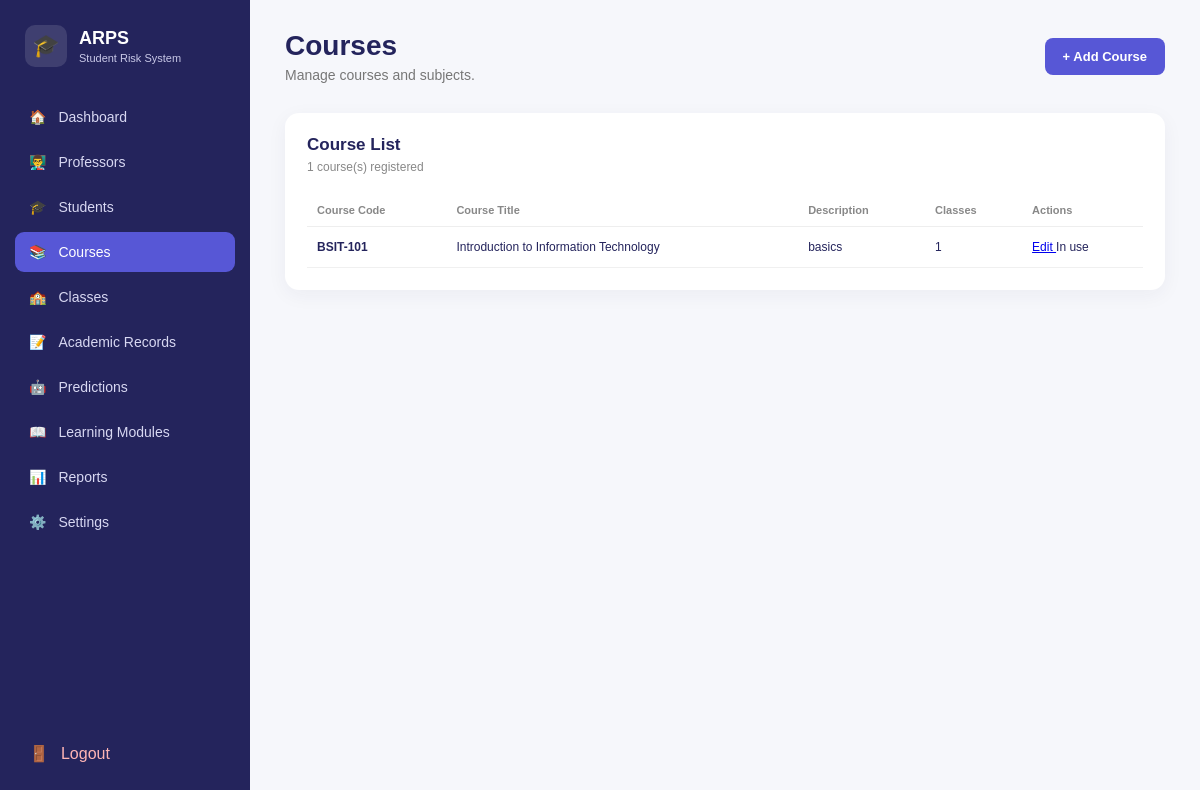
The page /courses (signed in) on the database its author committed.
### tables this page shows
CREATE TABLE courses (
            course_id INTEGER PRIMARY KEY AUTOINCREMENT,
            course_code TEXT UNIQUE NOT NULL,
            course_title TEXT NOT NULL,
            description TEXT
        );

### app.py (the view)
@app.route("/courses")
def courses():
    if "user_id" not in session:
        return redirect(url_for("login"))
    if session["role"] != "admin":
        return redirect(url_for("dashboard"))
    connection = get_db_connection()
    try:
        cursor = connection.cursor()
        cursor.execute("""
            SELECT
                c.course_id,
                c.course_code,
                c.course_title,
                c.description,
                COUNT(DISTINCT cl.class_id) AS class_count
            FROM courses c
            LEFT JOIN classes cl
                ON c.course_id = cl.course_id
            GROUP BY
                c.course_id,
                c.course_code,
                c.course_title,
                c.description
            ORDER BY c.course_code
        """)
        courses_list = cursor.fetchall()
    finally:
        connection.close()
    return render_template(
        "courses.html",
        courses=courses_list
    )

### database.py (called while the page is built)
def get_db_connection():
    connection = sqlite3.connect(DATABASE)
    connection.row_factory = sqlite3.Row
    connection.execute("PRAGMA foreign_keys = ON")
    return connection

### templates/courses.html (shortened to what this page needs)
<!DOCTYPE html>
<html lang="en">
<head>
    <link rel="stylesheet"
          href="{{ url_for('static', filename='css/style.css') }}">
</head>
<body class="dashboard-page">
<div class="dashboard-layout">
    <aside class="sidebar">
        <div class="brand">
            <div class="brand-icon">🎓</div>
            <div>
                <strong>ARPS</strong>
                <small>Student Risk System</small>
            </div>
        </div>
        <nav class="sidebar-nav">
            <a href="{{ url_for('dashboard') }}"
               class="nav-item">
                🏠
                <span>Dashboard</span>
            </a>
            <a href="{{ url_for('professors') }}"
               class="nav-item">
                👨‍🏫
                <span>Professors</span>
            </a>
            <a href="{{ url_for('students') }}" class="nav-item">
    🎓
    <span>Students</span>
</a>
            <a href="{{ url_for('courses') }}"
               class="nav-item active">
                📚
                <span>Courses</span>
            </a>
<a href="{{ url_for('classes') }}" class="nav-item">
    🏫
    <span>Classes</span>
</a>
            <a href="{{ url_for('academic_records') }}"
   class="nav-item">
    📝
    <span>Academic Records</span>
</a>
            <a href="{{ url_for('predictions') }}"
   class="nav-item">
    🤖
    <span>Predictions</span>
</a>
            <a href="#"
               class="nav-item">
                📖
                <span>Learning Modules</span>
            </a>
            <a href="#"
               class="nav-item">
                📊
                <span>Reports</span>
            </a>
            <a href="#"
               class="nav-item">
                ⚙️
                <span>Settings</span>
            </a>
        </nav>
        <a href="{{ url_for('logout') }}"
           class="logout-button">
            🚪
            <span>Logout</span>
        </a>
    </aside>
    <main class="main-content">
        <header class="topbar">
            <div>
                <h1>Courses</h1>
                <p>
                    Manage courses and subjects.
                </p>
            </div>
            <a href="{{ url_for('add_course') }}"
               class="primary-button">
                + Add Course
            </a>
        </header>
        <section class="dashboard-card">
            <div class="card-header">
                <div>
                    <h2>Course List</h2>
                    <p>
                        {{ courses|length }}
                        course(s) registered
                    </p>
                </div>
            </div>
            {% if courses %}
            <div class="table-container">
                <table class="data-table">
                    <thead>
                        <tr>
                            <th>
                                Course Code
                            </th>
                            <th>
                                Course Title
                            </th>
                            <th>
                                Description
                            </th>
                            <th>
                                Classes
                            </th>
                            <th>
                                Actions
                            </th>
                        </tr>
                    </thead>
                    <tbody>
                    {% for course in courses %}
                        <tr>
                            <td>
                                <strong>
                                    {{ course["course_code"] }}
                                </strong>
                            </td>
                            <td>
                                {{ course["course_title"] }}
                            </td>
                            <td>
                                {{ course["description"] or "—" }}
                            </td>
                            <td>
                                {{ course["class_count"] }}
                            </td>
                            <td>
                                <a
                                    href="{{ url_for(
                                        'edit_course',
                                        course_id=course['course_id']
                                    ) }}"
                                    class="small-button"
                                >
                                    Edit
                                </a>
                                {% if course["class_count"] == 0 %}
                                <form
                                    method="POST"
                                    action="{{ url_for(
                                        'delete_course',
                                        course_id=course['course_id']
                                    ) }}"
                                    style="display:inline;"
                                    onsubmit="return confirm(
                                        'Delete this course?'
                                    );"
                                >
                                    <button
                                        type="submit"
                                        class="small-button danger"
                                    >
                                        Delete
                                    </button>
                                </form>
                                {% else %}
                                <span class="muted-text">
                                    In use
                                </span>
                                {% endif %}
                            </td>
                        </tr>
                    {% endfor %}
                    </tbody>
                </table>
            </div>
            {% endif %}
        </section>
    </main>
</div>
</body>
</html>

### static/css/style.css (style rules this page uses)
* { box-sizing: border-box; margin: 0; padding: 0; }
body { font-family: Arial, Helvetica, sans-serif; }
.dashboard-page { min-height: 100vh; background: #f6f7fb; color: #24245c; }
.dashboard-layout { display: flex; min-height: 100vh; }
.sidebar { width: 250px; background: #24245c; color: white; display: flex; flex-direction: column; padding: 25px 15px; position: fixed; left: 0; top: 0; bottom: 0; }
.brand { display: flex; align-items: center; gap: 12px; padding: 0 10px 30px; }
.brand-icon { width: 42px; height: 42px; background: rgba(255,255,255,0.12); border-radius: 10px; display: flex; align-items: center; justify-content: center; font-size: 22px; }
.brand strong { display: block; font-size: 18px; }
.brand small { display: block; color: #c9c9e8; font-size: 11px; margin-top: 3px; }
.sidebar-nav { display: flex; flex-direction: column; gap: 5px; }
.nav-item { color: #d8d8f2; text-decoration: none; display: flex; align-items: center; gap: 12px; padding: 12px 14px; border-radius: 9px; font-size: 14px; transition: 0.2s; }
.nav-item:hover, .nav-item.active { background: #5757d6; color: white; }
.logout-button { margin-top: auto; color: #ffb5b5; text-decoration: none; display: flex; align-items: center; gap: 12px; padding: 12px 14px; border-radius: 9px; }
.main-content { margin-left: 250px; width: calc(100% - 250px); padding: 30px 35px; }
.topbar { display: flex; justify-content: space-between; align-items: center; margin-bottom: 30px; }
.topbar h1 { font-size: 28px; margin-bottom: 5px; }
.topbar p { color: #777; font-size: 14px; }
.dashboard-card { background: white; border-radius: 14px; padding: 22px; box-shadow: 0 5px 20px rgba(30,30,80,0.05); }
.card-header { margin-bottom: 20px; }
.card-header h2 { font-size: 17px; margin-bottom: 5px; }
.card-header p { color: #888; font-size: 12px; }
table { width: 100%; border-collapse: collapse; }
th { text-align: left; color: #888; font-size: 11px; padding: 10px; border-bottom: 1px solid #eee; }
td { padding: 13px 10px; font-size: 12px; border-bottom: 1px solid #f0f0f0; }
.primary-button { display: inline-flex; align-items: center; justify-content: center; padding: 11px 18px; background: #5757d6; color: white; border: none; border-radius: 8px; text-decoration: none; font-size: 13px; font-weight: bold; cursor: pointer; transition: 0.2s; }

### rows shown on the page
courses: course_code "BSIT-101", course_title "Introduction to Information Technology", description "basics", class_count "1"

### other values the page prints
{{ courses|length }} "1"
